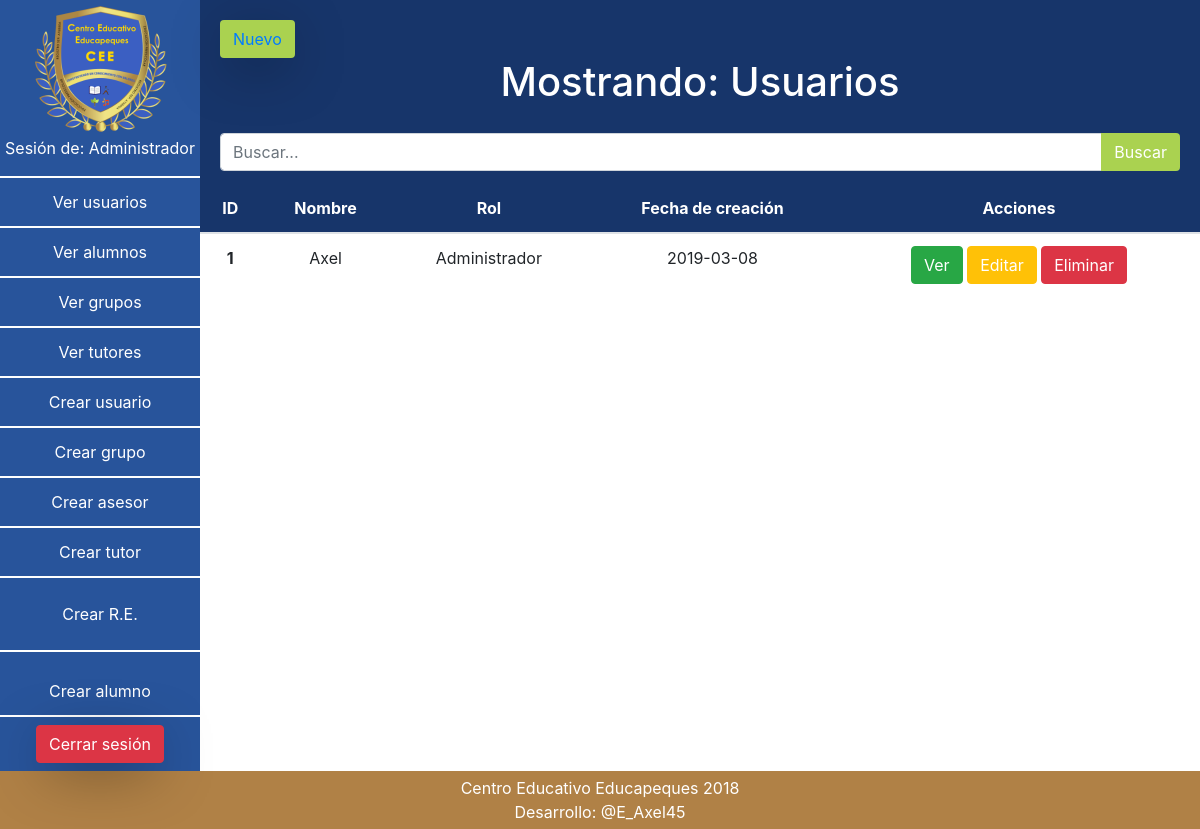
The app's page /usuarios/index (signed in) with its own data.
### tables this page shows
CREATE TABLE usuarios
(
  id             int(255) auto_increment,
  nombre         varchar(100) not null,
  password       varchar(255)  not null,
  rol            int(10)      not null,
  fecha_creacion date,
  CONSTRAINT pk_usuarios PRIMARY KEY (id)
);

### controllers/usuariosController.php (called while the page is built, shortened)
<?php
require 'models/usuariosModel.php';
class usuariosController
{
    public function index()
    {
        $usuarios = new usuariosModel();
        $todosUsuarios = $usuarios->getAll();
        require_once "views/usuarios/todos.php";
    }
}

### config/database.php (called while the page is built)
<?php
class database {
    public static function conexion() {
        $db = new mysqli('localhost','root','','preescolar');
        $db->query("SET NAMES 'utf8'");
        return $db;
    }
}

### models/usuariosModel.php (called while the page is built, shortened)
<?php
class usuariosModel
{
    private $db;
    public function __construct()
    {
        $this->db = database::conexion();
    }
    public function getAll() {
        $sql = "SELECT * FROM usuarios ORDER BY id DESC";
        $query = $this->db->query($sql);
        $result = false;
        if($query) {
            $result = $query;
            return $result;
        }
        return $result;
    }
}

### views/usuarios/todos.php (the view)
<div class="CabeceraApp">
    <a href="<?= base_url ?>usuarios/registro" class="btn btn-verde redondeado sombra">Nuevo</a>
    <h1 class="TituloNuevos m-0 p-0">Mostrando: Usuarios</h1>
    <?php require_once "views/layout/buscador.php" ?>
</div>
<div class="TablasApp">
    <table class="table table-hover">
        <thead class="thead-azul">
        <tr>
            <th scope="col">ID</th>
            <th scope="col">Nombre</th>
            <th scope="col">Rol</th>
            <th scope="col">Fecha de creación</th>
            <th scope="col">Acciones</th>
        </tr>
        </thead>
        <tbody>
        <?php while ($usuario = $todosUsuarios->fetch_object()): ?>
            <tr>
                <th scope="row"><?= $usuario->id ?></th>
                <td><?= $usuario->nombre ?></td>
                <td><?=($usuario->rol == 1) ? 'Administrador' : 'Visor'?></td>
                <td><?=$usuario->fecha_creacion?></td>
                <td>
                    <a href="" class="btn btn-success text-white" role="button" aria-pressed="true">Ver</a>
                    <a href="" class="btn btn-warning text-white" role="button" aria-pressed="true">Editar</a>
                    <a href="" class="btn btn-danger text-white" role="button" aria-pressed="true">Eliminar</a>
                </td>
            </tr>
        <?php endwhile; ?>
        </tbody>
    </table>
</div>

### records on screen
usuarios: id "1", nombre "Axel", rol "Administrador", fecha_creacion "2019-03-08"
